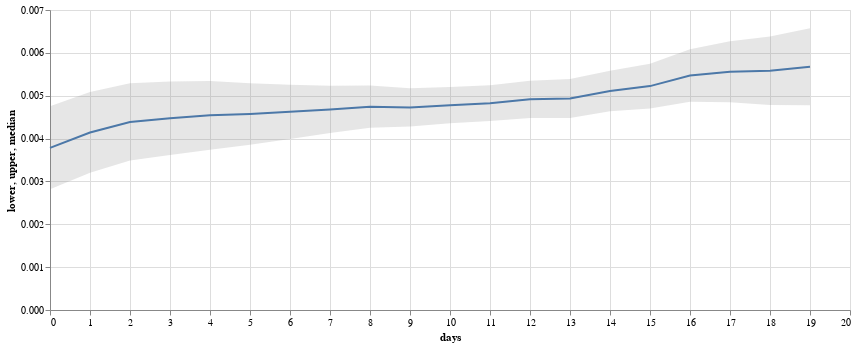

Notebook source saved alongside this figure:
### Code cell
days = np.arange(20)

def get_cfr(x):
    df_data1 = df[c_faelle].to_numpy()
    
    if x > 0:
        df_data1 = df_data1[:-x]

    df_data2 = df[c_tot].to_numpy()
    df_data2 = df_data2[x:]

    cfr = pd.DataFrame({
        'infections': df_data1,
        'deaths': df_data2,
    })

    cfr['cfr'] = cfr['deaths'] / cfr['infections']
    
    return cfr


def f_median(x):
    cfr = get_cfr(x)    
    return cfr['cfr'].median()

def f_mad(x):
    cfr = get_cfr(x)
    return cfr['cfr'].mad()

medians = [f_median(x) for x in days]
mads = [f_mad(x) for x in days]

source = pd.DataFrame({
    'days': days,
    'median': medians,
    'mad': mads
})

source['lower'] = source['median'] - source['mad']
source['upper'] = source['median'] + source['mad']

line = alt.Chart(source).mark_line().encode(
    x='days',
    y='median',
    tooltip=['days', 'median']
).properties(width=800)

band = alt.Chart(source).mark_area(
    opacity=0.2, color='gray'
).encode(
    x='days',
    y='lower',
    y2='upper',
    tooltip=['days', 'median', 'lower', 'upper']
).properties(width=800)

band + line

### Figure 1 — Vega-Lite specification as saved in the notebook (floating-point values rounded to 4 significant figures)
{"config": {"view": {"continuousWidth": 400, "continuousHeight": 300}}, "layer": [{"mark": {"type": "area", "color": "gray", "opacity": 0.2}, "encoding": {"tooltip": [{"type": "quantitative", "field": "days"}, {"type": "quantitative", "field": "median"}, {"type": "quantitative", "field": "lower"}, {"type": "quantitative", "field": "upper"}], "x": {"type": "quantitative", "field": "days"}, "y": {"type": "quantitative", "field": "lower"}, "y2": {"field": "upper"}}, "width": 800}, {"mark": "line", "encoding": {"tooltip": [{"type": "quantitative", "field": "days"}, {"type": "quantitative", "field": "median"}], "x": {"type": "quantitative", "field": "days"}, "y": {"type": "quantitative", "field": "median"}}, "width": 800}], "data": {"name": "data-b46cdf24ef7fdd02085feeecfa0c55da"}, "$schema": "https://vega.github.io/schema/vega-lite/v4.8.1.json", "datasets": {"data-b46cdf24ef7fdd02085feeecfa0c55da": [{"days": 0, "median": 0.003784, "mad": 0.0009688, "lower": 0.002815, "upper": 0.004753}, {"days": 1, "median": 0.004142, "mad": 0.0009428, "lower": 0.0032, "upper": 0.005085}, {"days": 2, "median": 0.004389, "mad": 0.0009032, "lower": 0.003486, "upper": 0.005292}, {"days": 3, "median": 0.004474, "mad": 0.0008588, "lower": 0.003615, "upper": 0.005333}, {"days": 4, "median": 0.004542, "mad": 0.0008004, "lower": 0.003742, "upper": 0.005342}, {"days": 5, "median": 0.004575, "mad": 0.0007188, "lower": 0.003856, "upper": 0.005294}, {"days": 6, "median": 0.004624, "mad": 0.0006325, "lower": 0.003991, "upper": 0.005256}, {"days": 7, "median": 0.004681, "mad": 0.0005502, "lower": 0.004131, "upper": 0.005231}, {"days": 8, "median": 0.004745, "mad": 0.0004934, "lower": 0.004252, "upper": 0.005238}, {"days": 9, "median": 0.004727, "mad": 0.0004463, "lower": 0.004281, "upper": 0.005174}, {"days": 10, "median": 0.004779, "mad": 0.0004238, "lower": 0.004356, "upper": 0.005203}, {"days": 11, "median": 0.004827, "mad": 0.0004155, "lower": 0.004411, "upper": 0.005242}, {"days": 12, "median": 0.004917, "mad": 0.0004344, "lower": 0.004483, "upper": 0.005351}, {"days": 13, "median": 0.004935, "mad": 0.0004568, "lower": 0.004479, "upper": 0.005392}, {"days": 14, "median": 0.005109, "mad": 0.0004733, "lower": 0.004636, "upper": 0.005582}, {"days": 15, "median": 0.005224, "mad": 0.0005212, "lower": 0.004703, "upper": 0.005745}, {"days": 16, "median": 0.005472, "mad": 0.0006134, "lower": 0.004859, "upper": 0.006086}, {"days": 17, "median": 0.005559, "mad": 0.0007094, "lower": 0.00485, "upper": 0.006268}, {"days": 18, "median": 0.005583, "mad": 0.0007995, "lower": 0.004784, "upper": 0.006383}, {"days": 19, "median": 0.005677, "mad": 0.0008977, "lower": 0.004779, "upper": 0.006575}]}}
